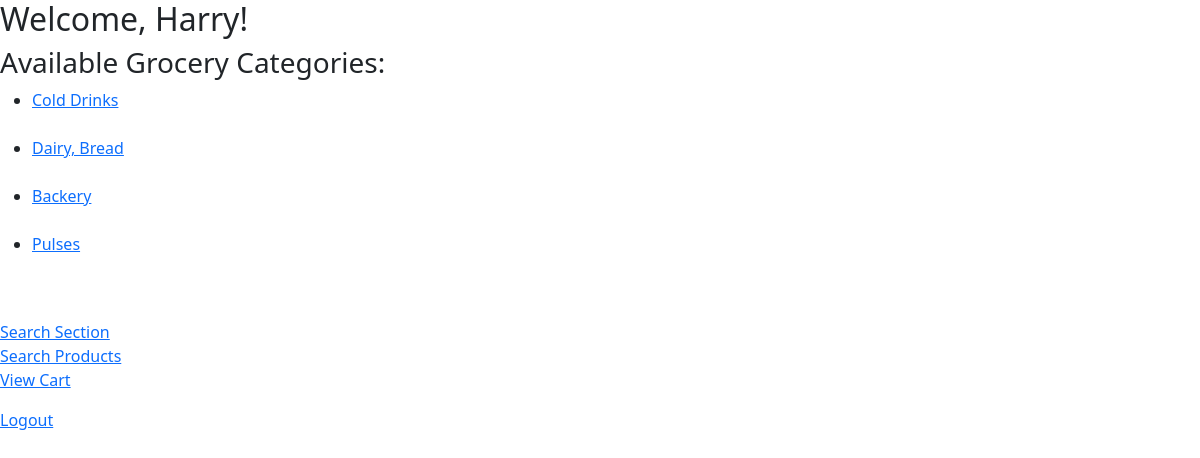
Page /user_dashboard (signed in) on the earlier database version.
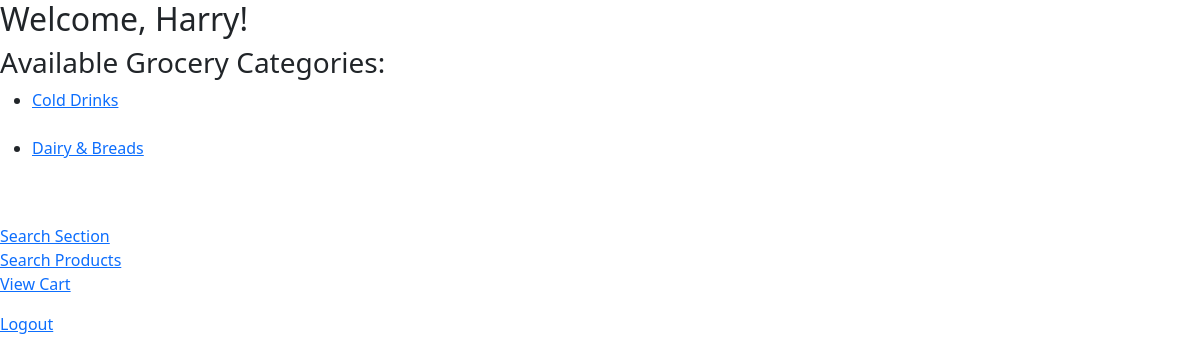
Same page on the later database version.
### application/models.py (models this page shows)
class Sections(db.Model):
    __tablename__ = "sections"
    section_id = db.Column(db.Integer, primary_key=True, autoincrement=True)
    section_name = db.Column(db.String(200), nullable=False)
    number_of_products = db.Column(db.Integer)

### application/controllers.py (the view)
@app.route("/user_dashboard")
@login_required
def user_dashboard():
    sections = Sections.query.all()
    return render_template('user_dashboard.html', sections=sections)

### application/controllers.py (called while the page is built)
@login_manager.user_loader
def load_user(user_id):
    return Users.query.get(int(user_id))

### templates/user_dashboard.html (shortened to what this page needs)
<!DOCTYPE html>
<html>
<head>
    <link href="https://cdn.jsdelivr.net/npm/bootstrap@5.3.0/dist/css/bootstrap.min.css" rel="stylesheet">
</head>
<body>
    <h2>Welcome, {{ current_user.user_name }}!</h2>
    <h3>Available Grocery Categories:</h3>
    <ul>
        {% for section in sections %}
        <li>
            <a href="{{ url_for('products_of_section', section_id=section.section_id) }}">{{ section.section_name }}</a>
        </li>
        <br>
        {% endfor %}
    </ul>
    <br>
    <a href="{{ url_for('search_section') }}">Search Section</a>
    <br>
    <a href="{{ url_for('search_products') }}">Search Products</a>
    <br>
    <p><a href="{{ url_for('view_cart') }}">View Cart</a></p>
    <p><a href="{{ url_for('logout') }}">Logout</a></p>
</body>
</html>

Differences in the rows shown:
removed Sections: section_name "Backery"
removed Sections: section_name "Pulses"
changed Sections: section_name "Dairy, Bread" → "Dairy & Breads"
